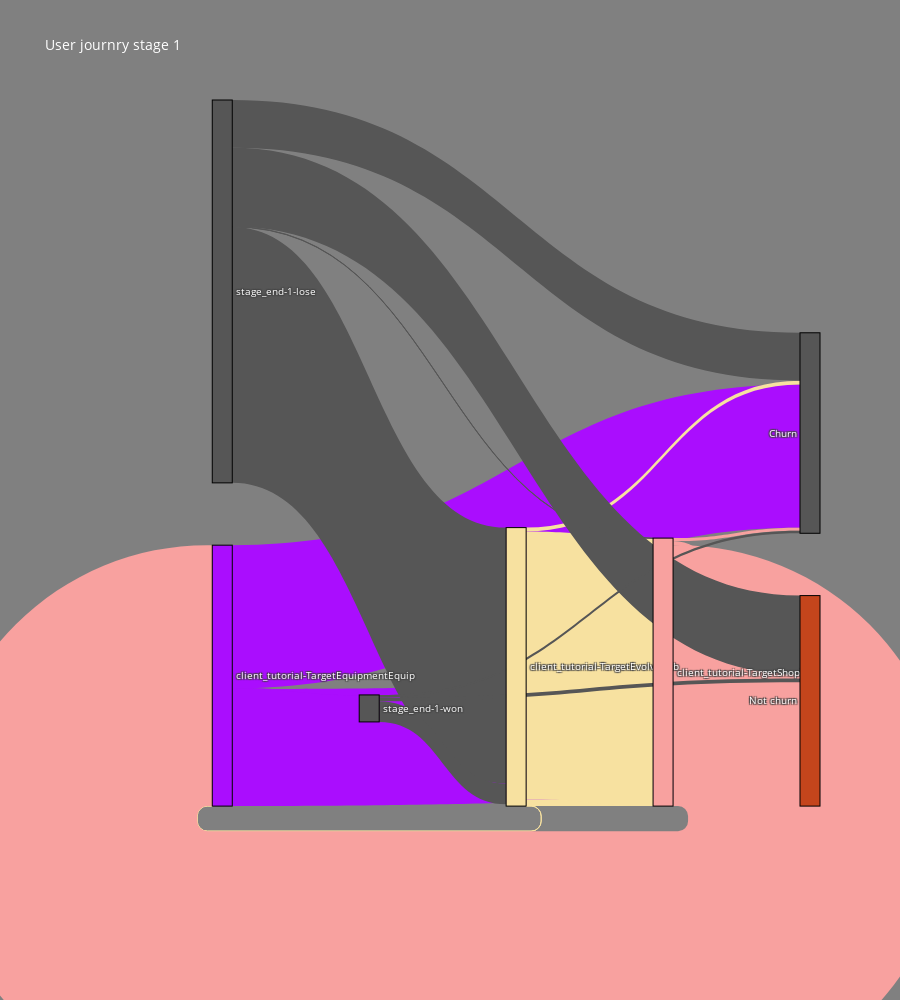

Source (notebook cell):
### Code cell
df = pd.read_csv('data/first_play_shorttut.csv')
df = df.dropna()
df = df[df['test_segment'].isin(['14A', '14B', '15A', '15B'])]

df = df.groupby(['source', 'target'])['user'].sum().reset_index().rename(columns={0:'user'})

all_nodes = df.source.values.tolist() + df.target.values.tolist()

source_indices = [all_nodes.index(source) for source in df.source]
target_indices = [all_nodes.index(target) for target in df.target]

colors = px.colors.qualitative.Alphabet

node_colors_mappings = dict([(node, np.random.choice(colors)) for node in all_nodes])

node_colors = [node_colors_mappings[node] for node in all_nodes]
edge_colors = [node_colors_mappings[node] for node in df.source]

fig = go.Figure(data=[
    go.Sankey(
        node=dict(pad=20,
                  thickness=20,
                  line=dict(color='black', width=1.0),
                  label=all_nodes,
                  color=node_colors),
        link=dict(source=source_indices,
                  target=target_indices,
                  value=df.user,
                  color=edge_colors)
    )
])

fig.update_layout(title_text="User journry stage 1",
                  height=1000,
                  font=dict(size=10, color='white'),
                  plot_bgcolor='rgba(0,0,0,0)',
                  paper_bgcolor='grey')

fig.show()

### Figure 1 — Plotly figure (JSON) as saved in the notebook; plotly's stock layout.template omitted (floating-point values rounded to 4 significant figures)
{"data": [{"link": {"color": ["#AA0DFE", "#AA0DFE", "#AA0DFE", "#F7E1A0", "#F7E1A0", "#F7E1A0", "#F7E1A0", "#F8A19F", "#F8A19F", "#F8A19F", "#565656", "#565656", "#565656", "#565656", "#565656", "#565656", "#565656"], "source": [0, 0, 0, 3, 3, 3, 3, 7, 7, 7, 10, 10, 10, 10, 14, 14, 14], "target": [17, 18, 14, 17, 18, 0, 7, 17, 18, 0, 17, 18, 3, 7, 17, 18, 3], "value": [1459, 1194, 7, 40, 69, 1, 2729, 30, 43, 2659, 488, 803, 2609, 3, 27, 37, 211]}, "node": {"color": ["#AA0DFE", "#AA0DFE", "#AA0DFE", "#F7E1A0", "#F7E1A0", "#F7E1A0", "#F7E1A0", "#F8A19F", "#F8A19F", "#F8A19F", "#565656", "#565656", "#565656", "#565656", "#565656", "#565656", "#565656", "#565656", "#C4451C", "#565656", "#565656", "#C4451C", "#AA0DFE", "#F8A19F", "#565656", "#C4451C", "#AA0DFE", "#565656", "#C4451C", "#F7E1A0", "#F8A19F", "#565656", "#C4451C", "#F7E1A0"], "label": ["client_tutorial-TargetEquipmentEquip", "client_tutorial-TargetEquipmentEquip", "client_tutorial-TargetEquipmentEquip", "client_tutorial-TargetEvolveTab", "client_tutorial-TargetEvolveTab", "client_tutorial-TargetEvolveTab", "client_tutorial-TargetEvolveTab", "client_tutorial-TargetShopTab", "client_tutorial-TargetShopTab", "client_tutorial-TargetShopTab", "stage_end-1-lose", "stage_end-1-lose", "stage_end-1-lose", "stage_end-1-lose", "stage_end-1-won", "stage_end-1-won", "stage_end-1-won", "Churn", "Not churn", "stage_end-1-won", "Churn", "Not churn", "client_tutorial-TargetEquipmentEquip", "client_tutorial-TargetShopTab", "Churn", "Not churn", "client_tutorial-TargetEquipmentEquip", "Churn", "Not churn", "client_tutorial-TargetEvolveTab", "client_tutorial-TargetShopTab", "Churn", "Not churn", "client_tutorial-TargetEvolveTab"], "line": {"color": "black", "width": 1}, "pad": 20, "thickness": 20}, "type": "sankey"}], "layout": {"font": {"color": "white", "size": 10}, "height": 1000, "paper_bgcolor": "grey", "plot_bgcolor": "rgba(0,0,0,0)", "title": {"text": "User journry stage 1"}}}
